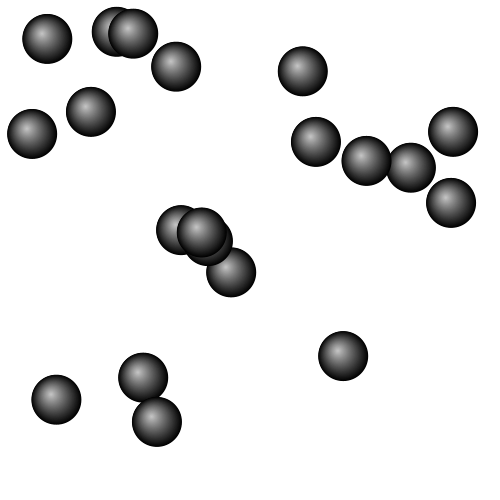
Frame 1 (no input)
Frame 60 (the mouse pressed at the canvas centre just before this capture): identical to frame 1, image omitted
Frame 120 (the mouse held since frame 60 and released just before this capture): identical to frame 1, image omitted

The Processing sketch that drew this single still picture (run headless with seeded random() and noise(); from frame 60 on, the mouse is pressed at the canvas centre):

// Processing sketch: color_gradation9
// ── color_gradation9.pde
class Ball {
  float x,y,d;
  Ball(float x, float y, float d) {
    this.x = x;
    this.y = y;
    this.d = d;
  }
}
ArrayList<Ball> balls = new ArrayList<Ball>();

void setup() {
  size(500,500);
  noStroke();
  for (int i=0; i<20; i++) {
    Ball b = new Ball(
              random(25,width-25),
              random(25,height-25),
              50);
    balls.add(b);
  }
}

void draw() {
  background(255);
  for (Ball b : balls) {
    drawBall(b.x,b.y,b.d);
  }
}

void drawBall(float x, float y, float d) {
  float r = d / 2;
  // 光源（左上）
  PVector lightP = new PVector(-1,-1);
  lightP.normalize();

  color light = color(200);
  color dark = color(0);
  for (float i=d; i>0; i--) {
    float t = 1 - i / d; // 0~1
    // 内側ほど光源方向へ少し移動
    float offset = sin(t*HALF_PI) * r * 0.30;
    float cx = x + lightP.x * offset;
    float cy = y + lightP.y * offset;

    color c = lerpColor(light,dark,1-t);
    fill(c);
    ellipse(cx,cy,i,i);
  }
}
